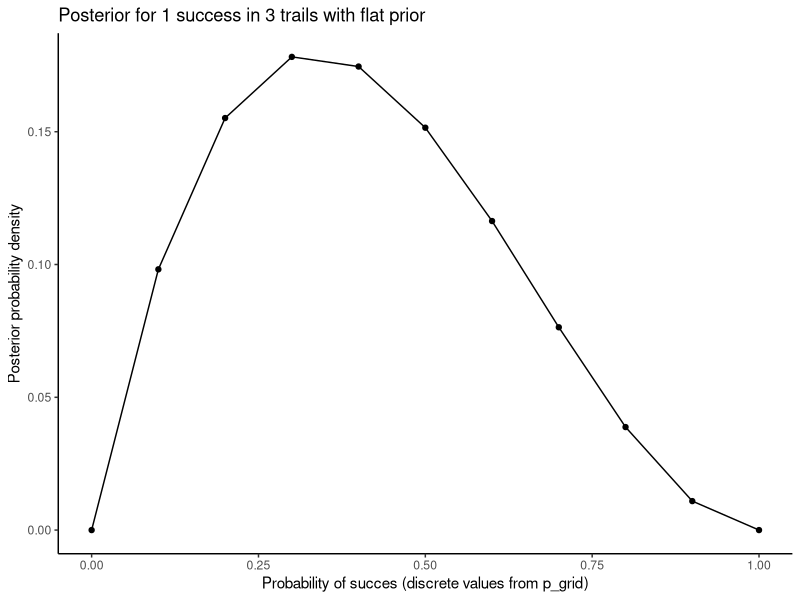

This chart was generated by the following R code:
## ---- chunk 1
# define number of equidistant points between 0 and 1
n <- 11
p_grid <- seq(from = 0, to = 1, length.out = n)

# define flat prior (unstandardized)
prior <- rep(1, n)

# compute likelihood at each value in grid for 1 success in 3 trials
likelihood <- dbinom(1, size = 3, prob = p_grid)

# compute product of likelihood and prior
unstandardized_posterior <- likelihood * prior

# standardize the posterior, so it sums to 1
posterior <- unstandardized_posterior / sum(unstandardized_posterior)
## ---- chunk 2
library(ggplot2)

ggplot(tibble::tibble(p_grid, posterior), aes(p_grid, posterior)) +
  geom_line() +
  geom_point() + 
  theme_classic() +
  labs(
    title = "Posterior for 1 success in 3 trails with flat prior",
    x = "Probability of succes (discrete values from p_grid)",
    y = "Posterior probability density"
  )
